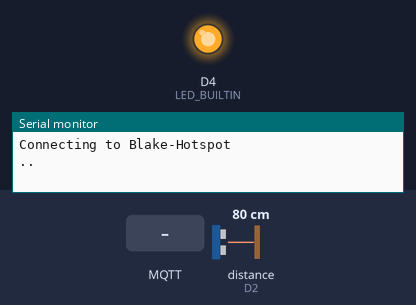
Bench run of a sketch on a simulated ESP8266 (NodeMCU). Shown: output pins drawn as LEDs (lit = HIGH, except the on-board LED, lit = LOW), the last lines printed to the serial monitor. Inputs (shaded band) come from the test bench; at power-on: distance to the obstacle (sensor on D2) 80 cm. The echo pulse lasts 58.3 µs per cm; WiFi joins after 1.5 s; servers stay silent unless stated; no MQTT or app messages arrive unless stated.

Above: at 0.4 s.
At 3.4 s:
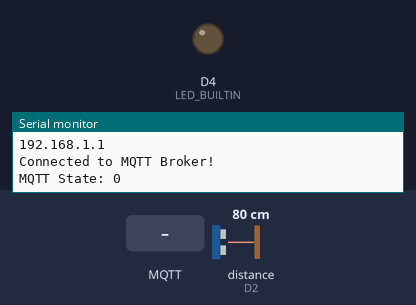
3.5 s: MQTT message "open" arrives on the first subscribed topic
5.1 s: MQTT message "closed" arrives on the first subscribed topic
Timing chart, 0 to 8.1 s (numbered marks = the images above; inputs shaded):
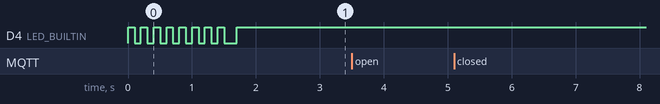

The sketch:

Lab4-2.ino
```cpp
// This is code for a Ultrasonic sensor Module

#include <ESP8266WiFi.h>
#include <PubSubClient.h> // Allows us to connect to, and publish to the MQTT broker
#include <HCSR04.h> // include the Ultrasonic sensor library "HCSR04 ultrasonic sensor by gamegine v2.0.3"
#include <MedianFilterLib.h> // Midian Filter Lib by Luis Llamas

//Sets some global variables
const char* ssid = "Blake-Hotspot";
const char* password = "blakepublic";
WiFiServer server(80);
IPAddress local_IP(192, 168, 157, 185);
IPAddress dns(192, 168, 91, 254);
IPAddress gateway(192, 168, 91, 254);
IPAddress subnet(255, 255, 255, 0);
long rawUltraDistance;
int change = 0;
bool state = false;

HCSR04 ultraSonic(D1, D2);  //Class for HCSR04 sets (trig pin , echo pin)
MedianFilter<int> medianFilter(5); // Sets up Median Filter Object

// MQTT configs
const char* mqtt_server = "192.168.157.117";
const char* mqtt_topic = "garage_system";
const char* clientID = "ultrasonic1";

// Sets up the Wifi and MQTT client
WiFiClient wifiClient;
PubSubClient MQTTclient(wifiClient);

//Setup for pins, clears all of them, starts MQTT connection.
void setup() {

  //Setup serial and all LED outputs then clears the LEDs off
  Serial.begin(9600);
  pinMode(LED_BUILTIN, OUTPUT);

  //Sets the static IP to the set variables
  if (!WiFi.config(local_IP, dns, gateway, subnet)) {
    Serial.println("STA Failed to configure");
  }

  //Using the Wifi library, begin connecting to the set network, and provide status updates.
  Serial.print("Connecting to ");
  Serial.println(ssid);
  WiFi.begin(ssid, password);
  while (WiFi.status() != WL_CONNECTED) {
    digitalWrite(LED_BUILTIN, HIGH);
    delay(100);
    Serial.print(".");
    digitalWrite(LED_BUILTIN, LOW);
    delay(100);
  }
  delay(100);
  digitalWrite(LED_BUILTIN, HIGH);
  Serial.println();
  Serial.println("(( WiFi connected ))");
  Serial.println(WiFi.localIP());
  Serial.println(WiFi.gatewayIP());
  Serial.println(WiFi.dnsIP());

  // Connect to MQTT Broker
  MQTTclient.setServer(mqtt_server, 1883);
  MQTTclient.setCallback(ReceivedMessage);
  if (MQTTclient.connect(clientID)) {
    MQTTclient.subscribe(mqtt_topic);
    Serial.println("Connected to MQTT Broker!");
    delay(500);
  }
  else {
    Serial.println("Connection to MQTT Broker failed...");
    digitalWrite(LED_BUILTIN, LOW);
  }
  Serial.print("MQTT State: ");
  Serial.print(MQTTclient.state());
}

void loop() {

  // Tells the MQTT client code to do what it needs to do
  MQTTclient.loop();

  // Each time the loop repeats ultraDistance will be set to the distance received from the sensor
  rawUltraDistance = ultraSonic.dist();
  delay(60);

  //Filters the raw distance data to have a smoother data stream
  int filteredUltraDistance = medianFilter.AddValue(rawUltraDistance);

  //If the distance is farther than 55cm and the Garage is open
  if (filteredUltraDistance > 55 && state == true) {
    //If the distance is still within the range then nothing will happen so that http requests are not sent unnecessarily.
    if(change == 1){
    }
    else {
      Serial.print(filteredUltraDistance);
      Serial.println(" cm");
      MQTTclient.publish(mqtt_topic, "green");
      change = 1;
    }
  }
  //If the distance is between 50cm and 22cm and the Garage is open
  else if (filteredUltraDistance <= 50 && filteredUltraDistance >= 22 && state == true) {
    //If the distance is still within the range then nothing will happen so that http requests are not sent unnecessarily.
    if(change == 2){
    }
    else {
      Serial.print(filteredUltraDistance);
      Serial.println(" cm");
      MQTTclient.publish(mqtt_topic, "yellow");
      change = 2;
    }
  }
  //If the distance is between 20cm and 12cm and the Garage is open
  else if (filteredUltraDistance <= 20 && filteredUltraDistance >= 12 && state == true) {
    //If the distance is still within the range then nothing will happen so that http requests are not sent unnecessarily.
    if(change == 3){
    }
    else {
      Serial.print(filteredUltraDistance);
      Serial.println(" cm");
      MQTTclient.publish(mqtt_topic, "red");
      change = 3;
    }
  }
  //If the distance is closer than 10 cm and the Garage is open
  else if (filteredUltraDistance <= 10 && state == true) {
    //If the distance is still within the range then nothing will happen so that http requests are not sent unnecessarily.
    if(change == 4){
    }
    else {
      change = 4;
      MQTTclient.publish(mqtt_topic, "tooClose");
    }
  }

}


//MQTT message handler. Used by the callback function to receive messages from MQTT
void ReceivedMessage(char* topic, byte* payload, unsigned int payloadLength) {

  // Convert the char* topic to a String
  String topicFull = (String)topic;
  String message = "";
  // Convert the payload to a usable String by iterating through each character to create the full message string
  for (int i = 0; i < payloadLength; i++) {
    message += (char)payload[i];
  }
  //Serial.println(message);

  //Checks if the topic received matches the one originally subscribed to.
  //Then it parses the inputs of the message and triggers the events required that match the command.
  if (topicFull == (String)mqtt_topic) {
    // If the garage door sensor is open activate the ultrasonic sensor
    if (message == "open") {
      Serial.println("open");
      state = true;
    // If the garage door sensor is closed deactivate the ultrasnoinc sensor and prevent it from sending commands
    } else if (message == "closed"){
      Serial.println("closed");
      state = false;
    }
  }
}
```
